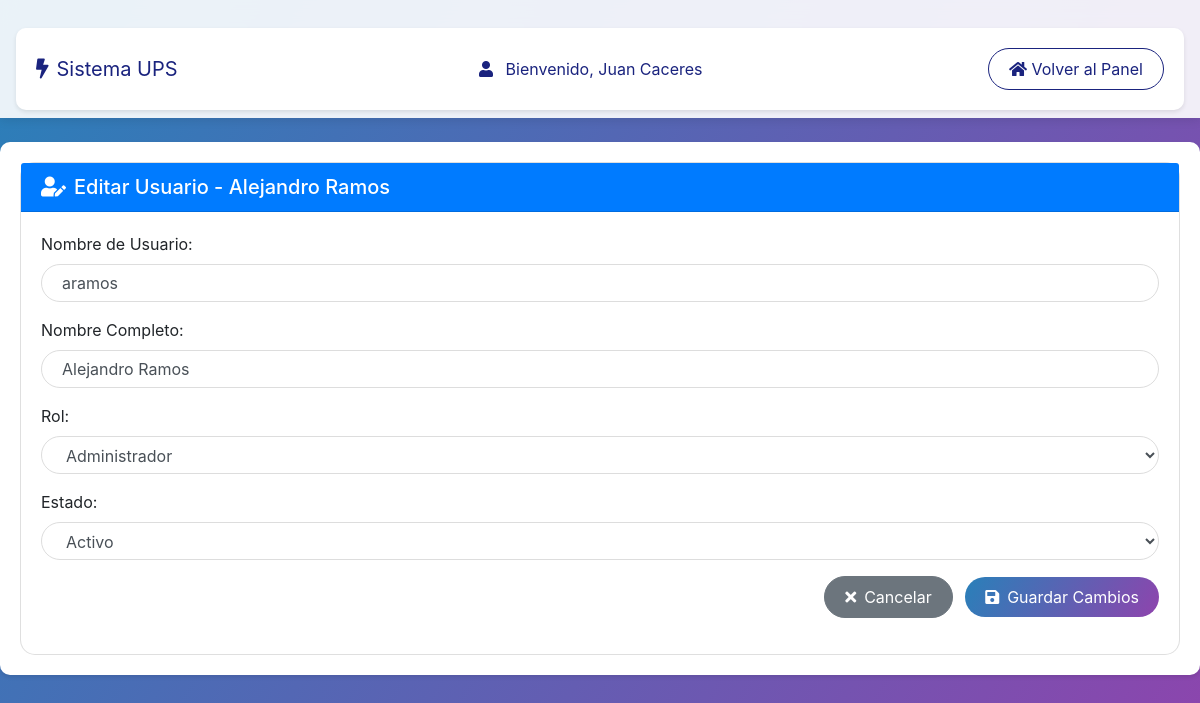
The page /modulos/usuarios/editar_usuario.php?id=42 (signed in) on the database its author committed.
### tables this page shows
CREATE TABLE `usuarios` (
  `id` int NOT NULL,
  `username` varchar(50) NOT NULL,
  `password` varchar(255) NOT NULL,
  `nombre` varchar(100) NOT NULL,
  `rol` enum('administrador','tecnico','supervisor','administrativo') NOT NULL DEFAULT 'tecnico',
  `codigo_tecnico` varchar(10) DEFAULT NULL,
  `estado` enum('activo','inactivo') NOT NULL DEFAULT 'activo'
);

### models/Usuario.php (called while the page is built, shortened)
<?php
class Usuario {
    private $conn;
    public function __construct($db) {
        $this->conn = $db;
    }
    public function obtenerPorId($id = null) {
        try {
            $query = "SELECT id, username, nombre, rol, estado FROM usuarios WHERE id = ?";
            $stmt = $this->conn->prepare($query);
            $stmt->execute([$id]);
            $row = $stmt->fetch(PDO::FETCH_ASSOC);
            if($row) {
                $this->username = $row['username'];
                $this->nombre = $row['nombre'];
                $this->rol = $row['rol'];
                $this->estado = $row['estado'];
                return true;
            }
            return false;
        } catch(PDOException $e) {
            error_log("Error al obtener usuario por ID: " . $e->getMessage());
            return false;
        }
    }
}
?>

### modulos/usuarios/editar_usuario.php (the view, shortened to what this page needs)
<?php
require_once '../../config/database.php';
require_once '../../models/Usuario.php';
$database = new Database();
$db = $database->getConnection();
$usuario = new Usuario($db);
if(isset($_GET['id'])) {
    $usuario->obtenerPorId($_GET['id']);
}
?>
<!DOCTYPE html>
<html lang="es">
<head>
    <link rel="stylesheet" href="https://stackpath.bootstrapcdn.com/bootstrap/4.5.2/css/bootstrap.min.css">
    <link rel="stylesheet" href="https://cdnjs.cloudflare.com/ajax/libs/font-awesome/5.15.4/css/all.min.css">
    <link rel="stylesheet" href="../../assets/css/style.css">
</head>
<body>
    <nav class="navbar navbar-expand-lg navbar-dark bg-dark mb-4">
        <div class="container">
            <a class="navbar-brand" href="#">
                <i class="fas fa-bolt mr-2"></i>Sistema UPS
            </a>
            <div class="navbar-text text-white">
                <i class="fas fa-user mr-2"></i>
                Bienvenido, <?php echo isset($_SESSION['nombre']) ? htmlspecialchars($_SESSION['nombre']) : 'Usuario'; ?>
            </div>
            <a href="../../dashboard.php" class="btn btn-outline-light">
                <i class="fas fa-home"></i> Volver al Panel
            </a>
        </div>
    </nav>
    <div class="container">
        <div class="card">
            <div class="card-header bg-primary text-white">
                <h5 class="mb-0"><i class="fas fa-user-edit mr-2"></i>Editar Usuario - <?php echo htmlspecialchars($usuario->nombre); ?></h5>
            </div>
            <div class="card-body">
                <form method="POST" class="needs-validation" novalidate>
                    <div class="form-group">
                        <label for="username">Nombre de Usuario:</label>
                        <input type="text" class="form-control" id="username" name="username" value="<?php echo htmlspecialchars($usuario->username); ?>" required>
                    </div>
                    <div class="form-group">
                        <label for="nombre">Nombre Completo:</label>
                        <input type="text" class="form-control" id="nombre" name="nombre" value="<?php echo htmlspecialchars($usuario->nombre); ?>" required>
                    </div>
                    <div class="form-group">
                        <label for="rol">Rol:</label>
                        <select name="rol" id="rol" class="form-control" required>
                            <option value="administrador" <?php echo $usuario->rol === 'administrador' ? 'selected' : ''; ?>>Administrador</option>
                        </select>
                    </div>
                    <div class="form-group">
                        <label for="estado">Estado:</label>
                        <select class="form-control" id="estado" name="estado" required>
                            <option value="activo" <?php echo $usuario->estado === 'activo' ? 'selected' : ''; ?>>Activo</option>
                        </select>
                    </div>
                    <div class="form-group text-right">
                        <a href="index.php" class="btn btn-secondary mr-2">
                            <i class="fas fa-times mr-2"></i>Cancelar
                        </a>
                        <button type="submit" class="btn btn-primary">
                            <i class="fas fa-save mr-2"></i>Guardar Cambios
                        </button>
                    </div>
                </form>
            </div>
        </div>
    </div>
</body>
</html>

### assets/css/style.css (style rules this page uses)
body { background: linear-gradient(120deg, #2980b9, #8e44ad); min-height: 100vh; padding-bottom: 2rem; }
.navbar { background: rgba(255, 255, 255, 0.9) !important; backdrop-filter: blur(10px); box-shadow: 0 2px 10px rgba(0,0,0,0.1); }
.navbar-brand, .navbar-text, .navbar-text a { color: #1a237e !important; }
.navbar .btn-outline-light { color: #1a237e !important; border-color: #1a237e !important; }
.navbar i { color: #1a237e; }
.container { background: rgba(255,255,255,0.95); border-radius: 15px; box-shadow: 0 0 20px rgba(0,0,0,0.2); backdrop-filter: blur(10px); padding: 20px; margin-top: 20px; margin-left: auto; margin-right: auto; width: 100%; max-width: 1400px; }
.btn { border-radius: 25px; padding: 8px 20px; transition: transform 0.3s ease; }
.btn-primary { background: linear-gradient(120deg, #2980b9, #8e44ad); border: none; }
.form-control { border-radius: 25px; padding: 8px 20px; border: 1px solid #ddd; }
.card { border: none; border-radius: 15px; box-shadow: 0 0 20px rgba(0,0,0,0.1); }
.card-header { background: transparent; border-bottom: none; }

### modulos/usuarios/editar_usuario.php (style rules this page uses)
body { background-color: #f8f9fa; }
.container { background: white; border-radius: 10px; padding: 20px; box-shadow: 0 2px 4px rgba(0,0,0,0.1); margin-top: 20px; }
.card { box-shadow: none; border: 1px solid rgba(0,0,0,.125); }
.card-header { background-color: #f8f9fa; border-bottom: 1px solid rgba(0,0,0,.125); }

### rows shown on the page
usuarios: nombre "Alejandro Ramos", username "aramos", rol "Administrador", estado "Activo"

### other values the page prints
$_SESSION['nombre'] "Juan Caceres"
